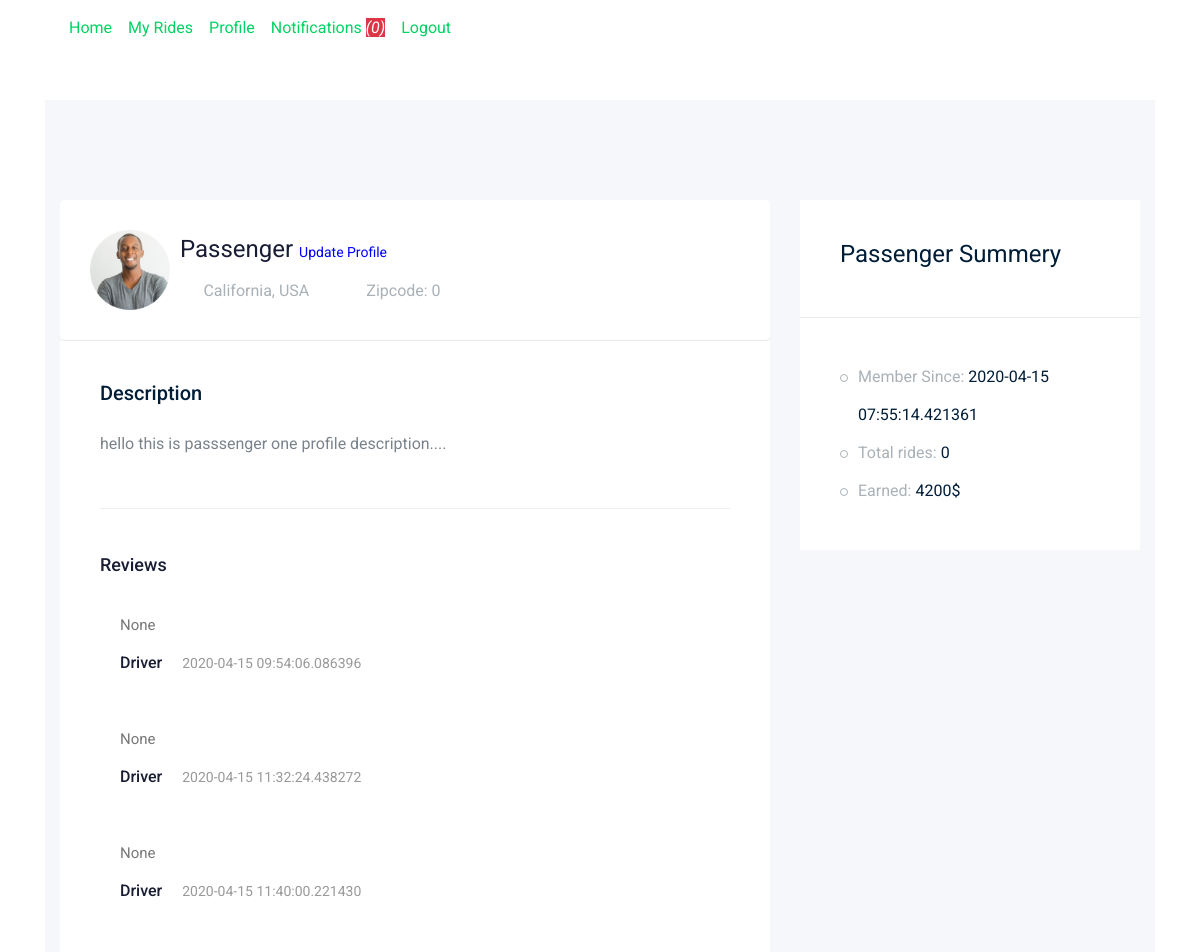
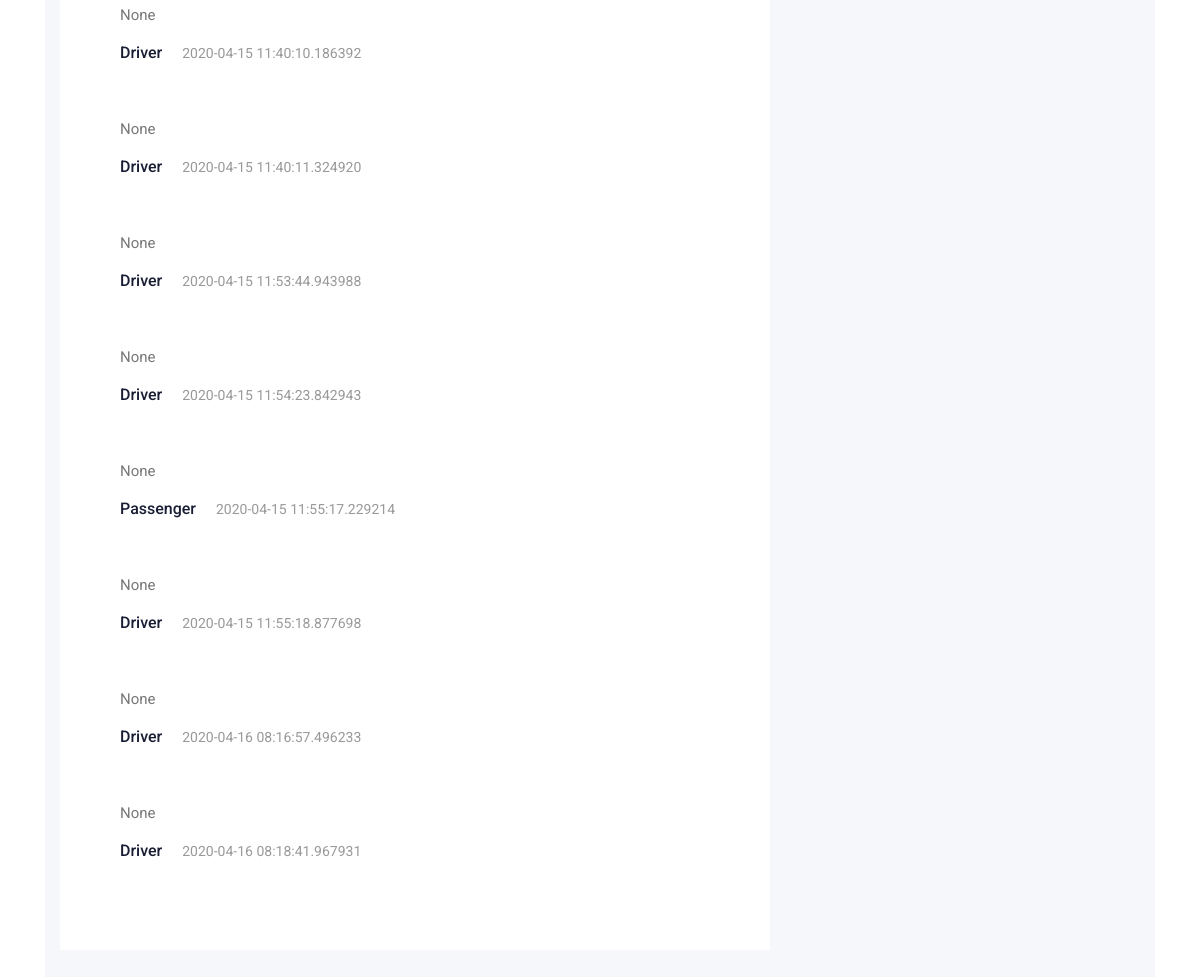
The app's page /passenger/profile (signed in) with its own data (2 pictures, top to bottom).
### app/models/models.py (models this page shows, shortened)
class User(db.Model,UserMixin):
    __tablename__ = "users"
    id = db.Column(db.Integer, primary_key=True)
    name = db.Column(db.String(100), nullable=False)
    surname = db.Column(db.String(100), nullable=False)
    email = db.Column(db.String(100), unique=True, nullable=False)
    password = db.Column(db.String(150), nullable=False)
    zipcode = db.Column(db.String(100), nullable=True)
    roles = db.Column(db.String(10), default="Passenger")
    profile_image = db.Column(db.String(255), nullable=True, default="0")
    profile_description = db.Column(db.String(255), nullable=True)
    gender = db.Column(db.Integer, nullable=False)
    member_since = db.Column(db.DateTime, nullable=False, default=datetime.utcnow)
    charges_per_kilo = db.Column(db.Integer, default=0) #only for driver
    passengers = db.relationship('Ride', foreign_keys="[Ride.passenger_id]")
    drivers = db.relationship('Ride', foreign_keys="[Ride.driver_id]")

class Ride(db.Model):
    __tablename__ = "rides"
    id = db.Column(db.Integer, primary_key=True)
    driver_id = db.Column(db.Integer, db.ForeignKey('users.id'))
    passenger_id = db.Column(db.Integer, db.ForeignKey('users.id'))
    zipcode = db.Column(db.String(100), nullable=False)
    from_loc = db.Column(db.String(150), nullable=False)
    to_loc = db.Column(db.String(150), nullable=False)
    isStarted = db.Column(db.Integer, default=0) #0: not started, 1: started
    isEnded = db.Column(db.Integer, default=0) #0: not ended, 1: ended
    isPaid = db.Column(db.Integer, default=0) #0: not paid, 1: paid
    isConfirmed = db.Column(db.Integer, default=0) #0: request not entertained yet, 1: accepted, 2: declined
    passenger_ratings = db.Column(db.Integer, nullable=True)
    driver_ratings = db.Column(db.Integer, nullable=True)
    passenger_ratings = db.Column(db.Integer, nullable=True)
    distance = db.Column(db.Integer, nullable=False)
    driver_review_for_passenger = db.Column(
        db.String(255), nullable=True)  # will be updated when ride ends
    passenger_review_for_driver = db.Column(
        db.String(255), nullable=True)  # will be updated when ride ends
    price = db.Column(db.Integer, nullable=False)
    ride_date = db.Column(db.DateTime, nullable=False, default=datetime.utcnow)

### app/passenger/views.py (the view)
@pb.route('/profile')
@login_required
def profile():
    user_id = current_user.id
    sql = text(" select *,"
               "(select count(*) from rides where passenger_id = " + str(user_id) + " and isEnded=1) as total_rides,"
                                                                                    "(select sum(price) from rides where passenger_id = " + str(
        user_id) + ") as total_spent "
                   "from users "
                   "LEFT JOIN rides on users.id = rides.passenger_id "
                   "WHERE users.id = " + str(user_id) + ";")
    user = db.engine.execute(sql)
    u = user.first()
    reviewsFetchSql = text(
        "select *,reviewer.name as reviewer_name from rides LEFT join users as reviewer on reviewer.id = rides.driver_id "
        "where rides.passenger_id = " + str(user_id) + ";")
    reviews = db.engine.execute(reviewsFetchSql)
    return render_template('passenger_profile.html', user=u, reviews=reviews, count=get_notifications_count())

### app/models/models.py (called while the page is built)
@login_manager.user_loader
def load_user(user_id):
    return User.query.get(user_id)

### app/passenger/views.py (called while the page is built)
def get_notifications_count():
    notifications_count = db.engine.execute("select count(*) from rides where passenger_id =" + str(
        current_user.id) + " and isConfirmed=1 and isStarted = 0 and isPaid = 0 and isEnded =0")
    c = str(notifications_count.first()[0])
    return c

### app/passenger/templates/passenger_profile.html (shortened to what this page needs)
{% extends 'pass_masterlayout.html' %}
{% block body %}
<section class="contact-section section_padding">
    <div class="container">
        <div class="row">
            <div class="col-12">
            </div>
        </div>
        <div class="row">
            <div class="col-lg-12">
    <div class="job_details_area">
        <div class="container">
            <div class="row">
                <div class="col-lg-8">
                    <div class="job_details_header">
                        <div class="single_jobs white-bg d-flex justify-content-between">
                            <div class="jobs_left d-flex align-items-center">
                                <div class="" style="margin-right:10px;">
                                    {% if user.profile_image == "0" %}
                                    <img src="https://mdbootstrap.com/img/Photos/Others/placeholder-avatar.jpg" class="img-responsive" style="width:80px;" alt="">
                                    {% else %}
                                    <img src="{{url_for('static',filename='uploads/'+user.profile_image)}}" class="img-responsive" style="width:80px;" alt="">
                                    {% endif %}
                                </div>
                                <div class="jobs_conetent">
                                    <a href="#"><h4>{{user.name}} <span ><a href="{{url_for('passenger_bp.update_profile')}}" style="color:blue;font-size:14px;">Update Profile</a> </span></h4></a>
                                    <div class="links_locat d-flex align-items-center">
                                        <div class="location">
                                            <p> <i class="fa fa-map-marker"></i> California, USA</p>
                                        </div>
                                        <div class="location">
                                            <p> Zipcode: {{user.zipcode}}</p>
                                        </div>
                                    </div>
                                </div>
                            </div>
                        </div>
                    </div>
                    <div class="descript_wrap white-bg">
                        <div class="single_wrap">
                            <h4>Description</h4>
                            <p>{{user.profile_description}}</p>
                        </div>
                                       <div class="comments-area">
                  <h4>Reviews</h4>
                                            {% for r in reviews %}
                  <div class="comment-list">
                     <div class="single-comment justify-content-between d-flex">
                        <div class="user justify-content-between d-flex">
                           <div class="desc">
                              <p class="comment">
                                  {{r.passenger_review_for_driver}}
                              </p>
                              <div class="d-flex justify-content-between">
                                 <div class="d-flex align-items-center">
                                    <h5>
                                       <a href="#">{{r.reviewer_name}}</a>
                                    </h5>
                                    <p class="date">{{r.ride_date}}</p>
                                 </div>
                                 <div class="reply-btn">
                                     {% for i in range(0,5) %}
                                     {% if i+1 <= r.driver_ratings %}
                                     <span><i class="fa fa-star checked"></i></span>
                                     {% else %}
                                     <span><i class="fa fa-star"></i></span>
                                     {% endif %}
                                     {% endfor %}
                                 </div>
                              </div>
                           </div>
                        </div>
                     </div>
                  </div>
                                           {% endfor %}
               </div>
                    </div>
                </div>
                <div class="col-lg-4">
                    <div class="job_sumary">
                        <div class="summery_header">
                            <h3>Passenger Summery</h3>
                        </div>
                        <div class="job_content">
                            <ul>
                                <li>Member Since: <span>{{user.member_since}}</span></li>
                                <li>Total rides: <span>{{user.total_rides}}</span></li>
                                <li>Earned: <span>{{user.total_spent}}$</span></li>
                            </ul>
                        </div>
                    </div>
                </div>
            </div>
        </div>
    </div>
            </div>
            </div>
        </div>
</section>
{% endblock %}

### app/passenger/templates/pass_masterlayout.html (shortened to what this page needs)
<!doctype html>
<html class="no-js" lang="zxx">
<head>
    <link rel="stylesheet" href="{{ url_for('static', filename='css/bootstrap.min.css') }}">
    <link rel="stylesheet" href="{{ url_for('static', filename='css/owl.carousel.min.css') }}">
    <link rel="stylesheet" href="{{ url_for('static', filename='css/magnific-popup.css') }}">
    <link rel="stylesheet" href="{{ url_for('static', filename='css/font-awesome.min.css') }}">
    <link rel="stylesheet" href="{{ url_for('static', filename='css/themify-icons.css') }}">
    <link rel="stylesheet" href="{{ url_for('static', filename='css/nice-select.css') }}">
    <link rel="stylesheet" href="{{ url_for('static', filename='css/flaticon.css') }}">
    <link rel="stylesheet" href="{{ url_for('static', filename='css/gijgo.css') }}">
    <link rel="stylesheet" href="{{ url_for('static', filename='css/animate.min.css') }}">
    <link rel="stylesheet" href="{{ url_for('static', filename='css/slicknav.css') }}">
    <link rel="stylesheet" href="{{ url_for('static', filename='css/style.css') }}">
</head>
<body>
    <header>
        <div class="header-area ">
            <div id="sticky-header" class="main-header-area">
                <div class="container ">
<nav class="navbar navbar-expand-sm" style="background-color:none;">
  <ul id="bootstrapnav" class="navbar-nav">
    <li class="nav-item">
      <a class="nav-link" href="/">Home</a>
    </li>
    <li class="nav-item">
      <a class="nav-link" href="#team">My Rides</a>
    </li>
          <li class="nav-item">
      <a class="nav-link" href="{{url_for('passenger_bp.profile')}}">Profile</a>
    </li>
    <li class="nav-item">
      <a class="nav-link" href="{{url_for('passenger_bp.passenger_notifications')}}">Notifications
         <i class="btn-danger"> ({{count}})</i>
      </a>
    </li>
        <li class="nav-item">
      <a class="nav-link" href="/logout">Logout</a>
    </li>
  </ul>
</nav>
                </div>
            </div>
        </div>
    </header>
{% block body %}
{% endblock %}
</body>
</html>

### app/passenger/templates/pass_masterlayout.html (style rules this page uses)
#bootstrapnav li a { color:#00D363; }

### records on screen
User: profile_image (picture), name "Passenger", profile_description "hello this is passsenger one profile description....", member_since "2020-04-15 07:55:14.421361"
Ride: passenger_review_for_driver "None", reviewer_name "Driver", ride_date "2020-04-15 09:54:06.086396"
Ride: passenger_review_for_driver "None", reviewer_name "Driver", ride_date "2020-04-15 11:32:24.438272"
Ride: passenger_review_for_driver "None", reviewer_name "Driver", ride_date "2020-04-15 11:40:00.221430"
Ride: passenger_review_for_driver "None", reviewer_name "Driver", ride_date "2020-04-15 11:40:10.186392"
Ride: passenger_review_for_driver "None", reviewer_name "Driver", ride_date "2020-04-15 11:40:11.324920"
Ride: passenger_review_for_driver "None", reviewer_name "Driver", ride_date "2020-04-15 11:53:44.943988"
Ride: passenger_review_for_driver "None", reviewer_name "Driver", ride_date "2020-04-15 11:54:23.842943"
Ride: passenger_review_for_driver "None", reviewer_name "Passenger", ride_date "2020-04-15 11:55:17.229214"
Ride: passenger_review_for_driver "None", reviewer_name "Driver", ride_date "2020-04-15 11:55:18.877698"
Ride: passenger_review_for_driver "None", reviewer_name "Driver", ride_date "2020-04-16 08:16:57.496233"
Ride: passenger_review_for_driver "None", reviewer_name "Driver", ride_date "2020-04-16 08:18:41.967931"

### other values on screen
{{ count }} "0"
{{ user.zipcode }} "0"
{{ user.total_rides }} "0"
{{ user.total_spent }} "4200"
